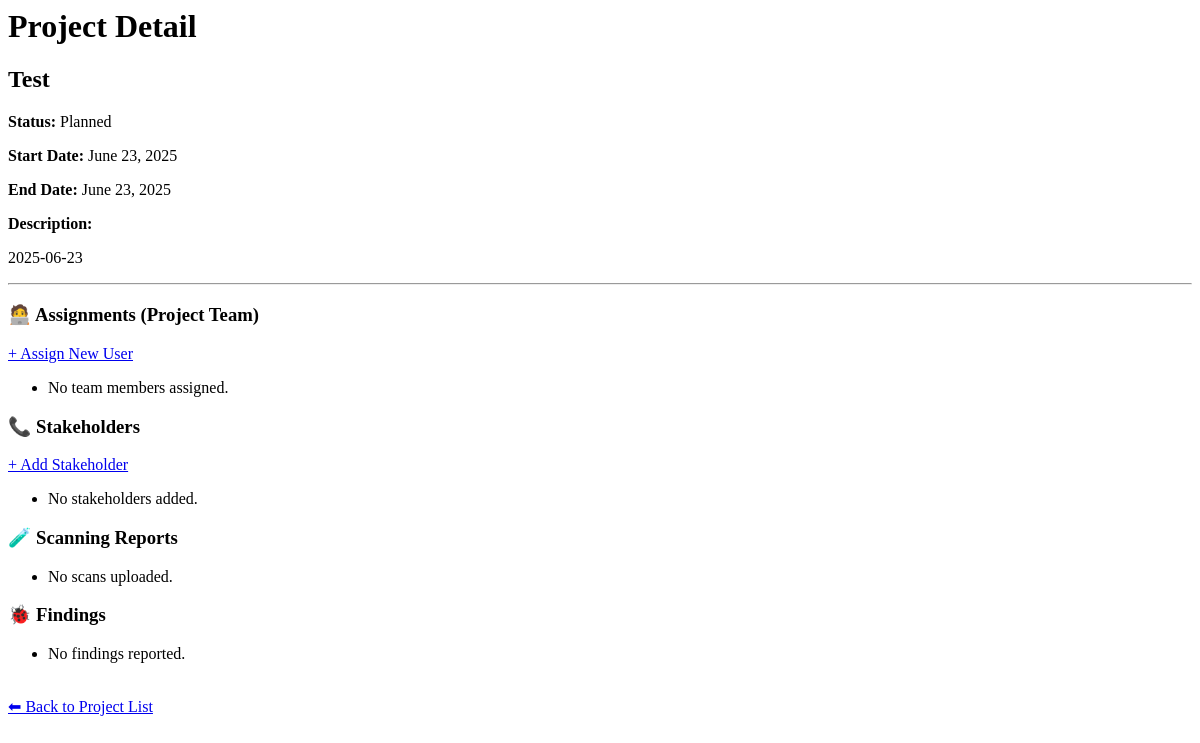
The app's page /projects/1/, older data.
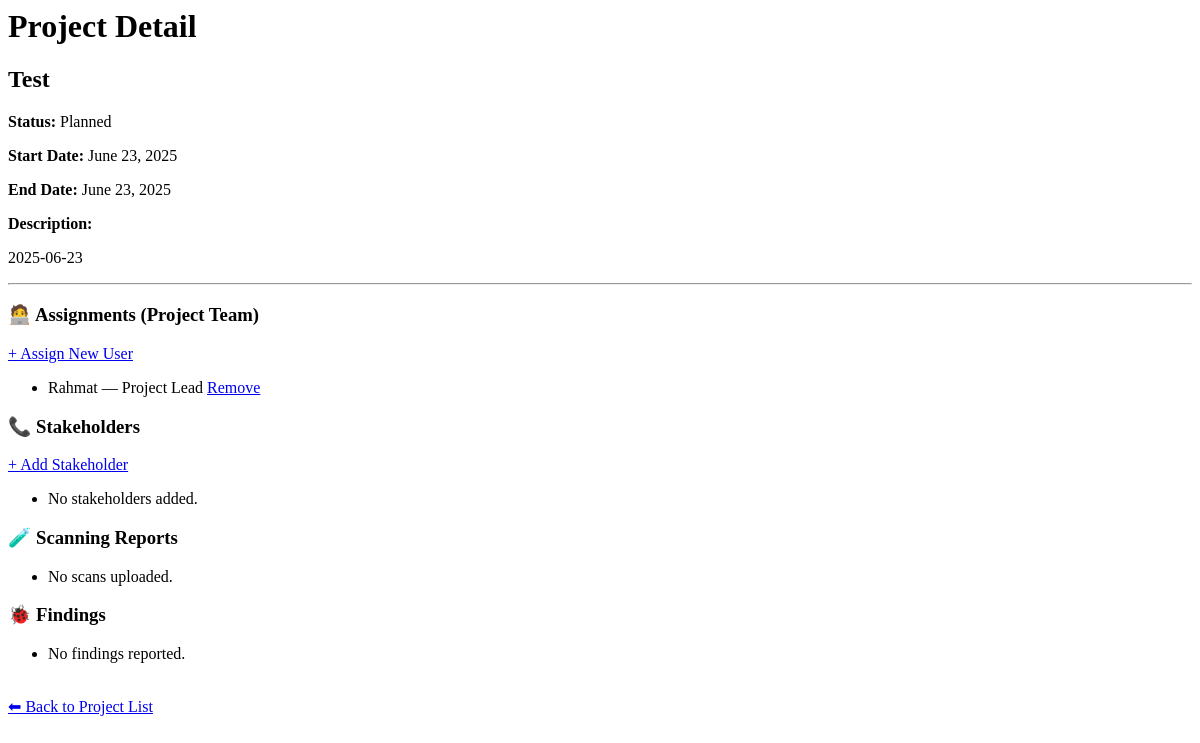
The same page, newer data.
### assignments/models.py (models this page shows, shortened)
class Assignment(models.Model):
    project = models.ForeignKey(Project, on_delete=models.CASCADE)
    user = models.ForeignKey(User, on_delete=models.CASCADE)
    title = models.CharField(max_length=100)
    class Meta:
        unique_together = ('project', 'user')
        ordering = ['user__username']

### users/models.py (models this page shows, shortened)
class User(models.Model):
    username = models.CharField(max_length=50, unique=True)
    password_hash = models.CharField(max_length=255)
    email = models.EmailField(unique=True)
    full_name = models.CharField(max_length=100)
    role = models.ForeignKey(Role, on_delete=models.RESTRICT)
    created_at = models.DateTimeField(auto_now_add=True)
    updated_at = models.DateTimeField(auto_now=True)

### projects/views.py (the view)
# urls.py: path('<int:pk>/', views.project_detail, name='project_detail'),
def project_detail(request, pk):
    project = get_object_or_404(Project, pk=pk)
    return render(request, 'projects/project_detail.html', {
        'project': project,
        'assignments': [],  # nanti diisi
        'pics': [],
        'scans': [],
        'findings': [],
    })

### projects/templates/projects/project_detail.html (shortened to what this page needs)
<h1>Project Detail</h1>
<h2>{{ project.project_name }}</h2>
<p><strong>Status:</strong> {{ project.status }}</p>
<p><strong>Start Date:</strong> {{ project.start_date }}</p>
<p><strong>End Date:</strong> {{ project.end_date|default:"-" }}</p>
<p><strong>Description:</strong> {{ project.description|linebreaks }}</p>
<hr>
<h3>🧑‍💻 Assignments (Project Team)</h3>
<a href="{% url 'add_assignment' project.pk %}">+ Assign New User</a>
<ul>
    {% for a in project.assignment_set.all %}
        <li>{{ a.user.full_name }} — {{ a.title }}
            <a href="{% url 'remove_assignment' a.pk %}">Remove</a>
        </li>
    {% empty %}
        <li>No team members assigned.</li>
    {% endfor %}
</ul>
<h3>📞 Stakeholders</h3>
<a href="{% url 'add_stakeholder' project.pk %}">+ Add Stakeholder</a>
<ul>
    {% for s in project.stakeholder_set.all %}
        <li>
            {{ s.name }} — {{ s.organization }}<br>
            {{ s.email }} {{ s.phone }}
            <a href="{% url 'remove_stakeholder' s.pk %}">Remove</a>
        </li>
    {% empty %}
        <li>No stakeholders added.</li>
    {% endfor %}
</ul>
<h3>🧪 Scanning Reports</h3>
<ul>
    {% for scan in scans %}
        <li>{{ scan.scan_tool }} — {{ scan.report_file.name }}</li>
    {% empty %}
        <li>No scans uploaded.</li>
    {% endfor %}
</ul>
<h3>🐞 Findings</h3>
<ul>
    {% for finding in findings %}
        <li>{{ finding.severity }} — {{ finding.summary }}</li>
    {% empty %}
        <li>No findings reported.</li>
    {% endfor %}
</ul>
<a href="{% url 'project_list' %}">⬅ Back to Project List</a>

Row changes from the older to the newer data that the page shows:
added Assignment: user.full_name "Rahmat", title "Project Lead"
Text that changed along with them:
text no longer shown: "No team members assigned."
